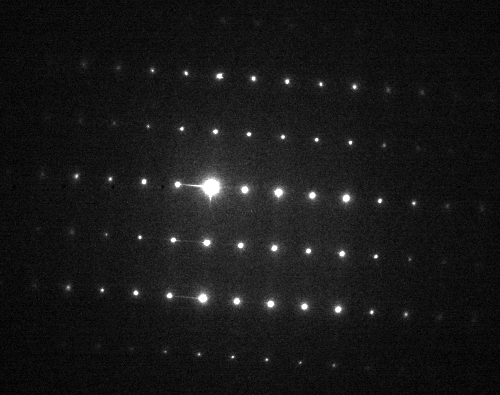
#> input picture LNMO SAED_crop.jpg, 500 x 395 px
$ python 'DP Indexing_0701.py'
#> lines starting #> are read from the running program, lines starting #| are printed output that depends on the picture; after the words box and inside, x2 and y2 are one past the last pixel; in counts of white or black regions, pixels touching at a corner belong together
import cv2
import numpy as np
import pandas as pd

# 이미지 파일 경로
image_path = 'LNMO SAED_crop.jpg'

# 이미지 로드
image = cv2.imread(image_path)
#> image is the input picture: shape (395, 500, 3); min 0, max 255, mean 23.9

# 이미지 전처리 작업 (예시: 그레이스케일 변환)
gray = cv2.cvtColor(image, cv2.COLOR_BGR2GRAY)

# 점 검출을 위한 작업 (예시: Canny 에지 검출)
edges = cv2.Canny(gray, 100, 200)
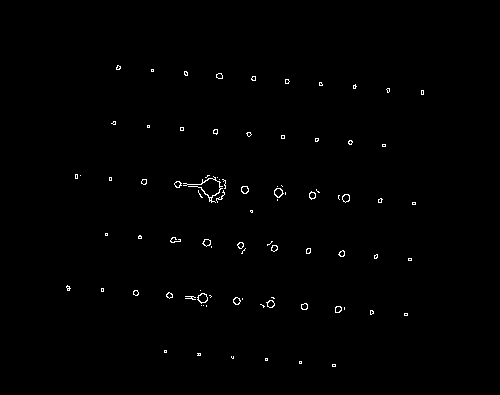
#> edges: shape (395, 500); 0.6% white in thin lines or dots, all inside (x1, y1, x2, y2) = (66, 65, 424, 367)

# 점들의 위치 검출 (예시: Hough 변환을 이용한 원 검출)
circles = cv2.HoughCircles(edges, cv2.HOUGH_GRADIENT, dp=1, minDist=10, param1=50, param2=30, minRadius=0, maxRadius=0)
#> circles = None

# DataFrame 생성
df = pd.DataFrame(columns=['x', 'y'])

# 점들의 좌표 저장
if circles is not None:
    circles = np.round(circles[0, :]).astype(int)
    for (x, y, r) in circles:
        df = df.append({'x': x, 'y': y}, ignore_index=True)

# 결과 출력
print(df)

# 좌표 표시
for _, row in df.iterrows():
    x = int(row['x'])
    y = int(row['y'])
    cv2.circle(image, (x, y), 5, (0, 0, 255), -1)  # 빨간색 원으로 좌표 표시

# 이미지 출력
cv2.imshow('Image with Coordinates', image)
cv2.waitKey(0)
cv2.destroyAllWindows()

$ run again, with image.jpg copied over LNMO SAED_crop.jpg
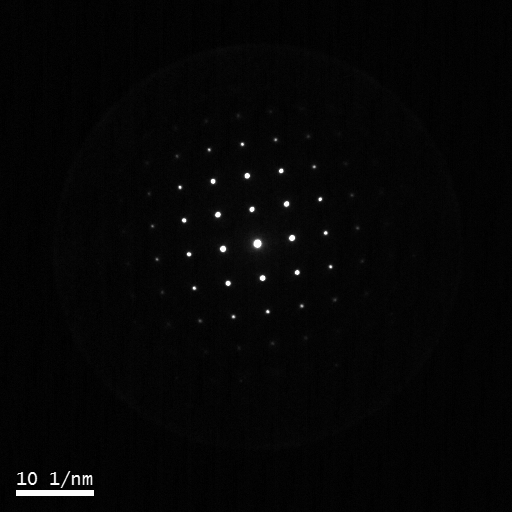
#> input picture image.jpg, 512 x 512 px
#> image is the input picture: shape (512, 512, 3); min 0, max 253, mean 5.2
#> `edges = cv2.Canny(gray, 100, 200)`:
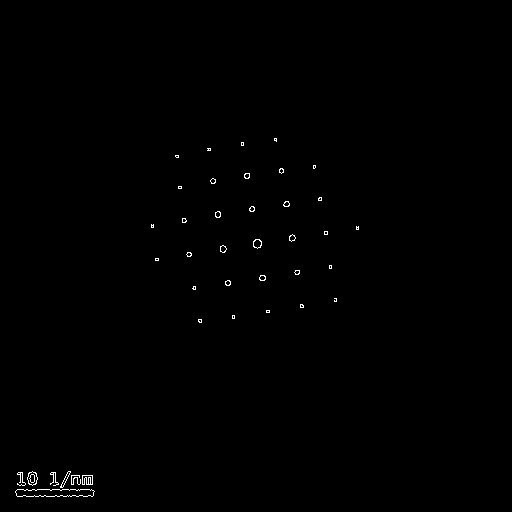
#> edges: shape (512, 512); 0.35% white in thin lines or dots, all inside (x1, y1, x2, y2) = (15, 138, 359, 497)
#> circles = None
